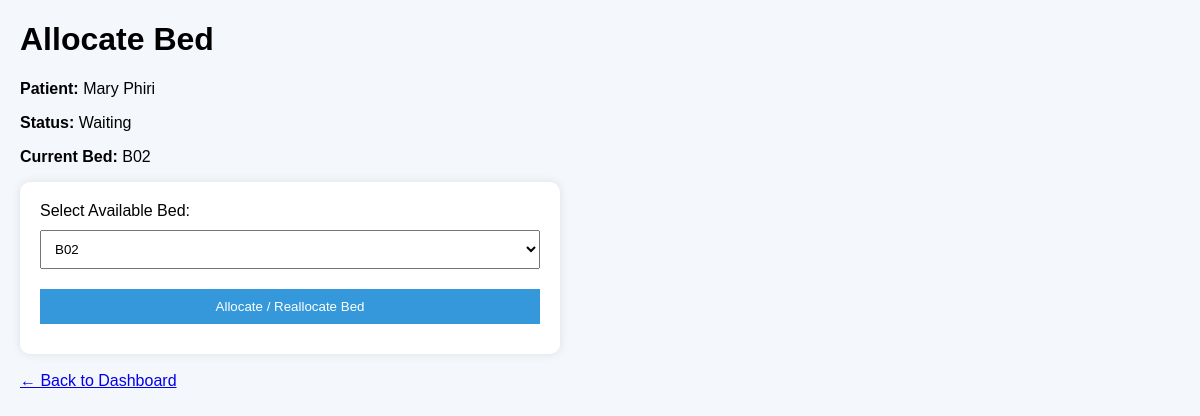
The app's page /allocate-bed/2 with its own data.
### tables this page shows
CREATE TABLE patients (
        id INTEGER PRIMARY KEY AUTOINCREMENT,
        name TEXT NOT NULL,
        age INTEGER NOT NULL,
        gender TEXT NOT NULL,
        phone TEXT NOT NULL,
        address TEXT NOT NULL,
        condition TEXT NOT NULL,
        severity INTEGER NOT NULL,
        status TEXT NOT NULL,
        bed_number TEXT,
        bed_status TEXT
    );

### app.py (the view, shortened to what this page needs)
@app.route('/allocate-bed/<int:patient_id>', methods=['GET', 'POST'])
def allocate_bed(patient_id):
    patient = get_patient_by_id(patient_id)
    if not patient:
        return "Patient not found", 404
    available_beds = get_available_beds()
    if patient["bed_number"] and patient["bed_number"] not in available_beds:
        available_beds.append(patient["bed_number"])
    return render_template(
        'allocate_bed.html',
        patient=patient,
        available_beds=sorted(available_beds)
    )

### app.py (called while the page is built)
def get_allocated_beds():
    patients = get_all_patients()
    allocated = []
    for patient in patients:
        if patient["bed_number"] and patient["bed_status"] == "Allocated":
            allocated.append(patient["bed_number"])
    return allocated

def get_available_beds():
    allocated = get_allocated_beds()
    return [bed for bed in ALL_BEDS if bed not in allocated]

### database.py (called while the page is built)
def get_connection():
    conn = sqlite3.connect(DB_NAME)
    conn.row_factory = sqlite3.Row
    return conn

def get_all_patients():
    conn = get_connection()
    cursor = conn.cursor()
    cursor.execute("SELECT * FROM patients")
    patients = cursor.fetchall()
    conn.close()
    return [dict(patient) for patient in patients]

def get_patient_by_id(patient_id):
    conn = get_connection()
    cursor = conn.cursor()
    cursor.execute("SELECT * FROM patients WHERE id = ?", (patient_id,))
    patient = cursor.fetchone()
    conn.close()
    return dict(patient) if patient else None

### templates/allocate_bed.html (shortened to what this page needs)
<!DOCTYPE html>
<html lang="en">
<head>
</head>
<body>
<h1>Allocate Bed</h1>
<p><strong>Patient:</strong> {{ patient.name }}</p>
<p><strong>Status:</strong> {{ patient.status }}</p>
<p><strong>Current Bed:</strong> {{ patient.bed_number if patient.bed_number else "None" }}</p>
<form method="POST">
    <label>Select Available Bed:</label>
    <select name="bed_number" required>
        {% for bed in available_beds %}
            <option value="{{ bed }}"
                {% if bed == patient.bed_number %}selected{% endif %}>
                {{ bed }}
            </option>
        {% endfor %}
    </select>
    <button type="submit">Allocate / Reallocate Bed</button>
</form>
<br>
<a href="/">← Back to Dashboard</a>
</body>
</html>

### templates/allocate_bed.html (style rules this page uses)
body { font-family: Arial; background: #f4f7fb; margin: 20px; }
form { background: white; padding: 20px; border-radius: 10px; max-width: 500px; box-shadow: 0 0 10px rgba(0,0,0,0.1); }
select, button { width: 100%; padding: 10px; margin: 10px 0; }
button { background: #3498db; color: white; border: none; }

### records on screen
patients: name "Mary Phiri", status "Waiting", bed_number "B02"

### other values on screen
form field bed_number "B02"
